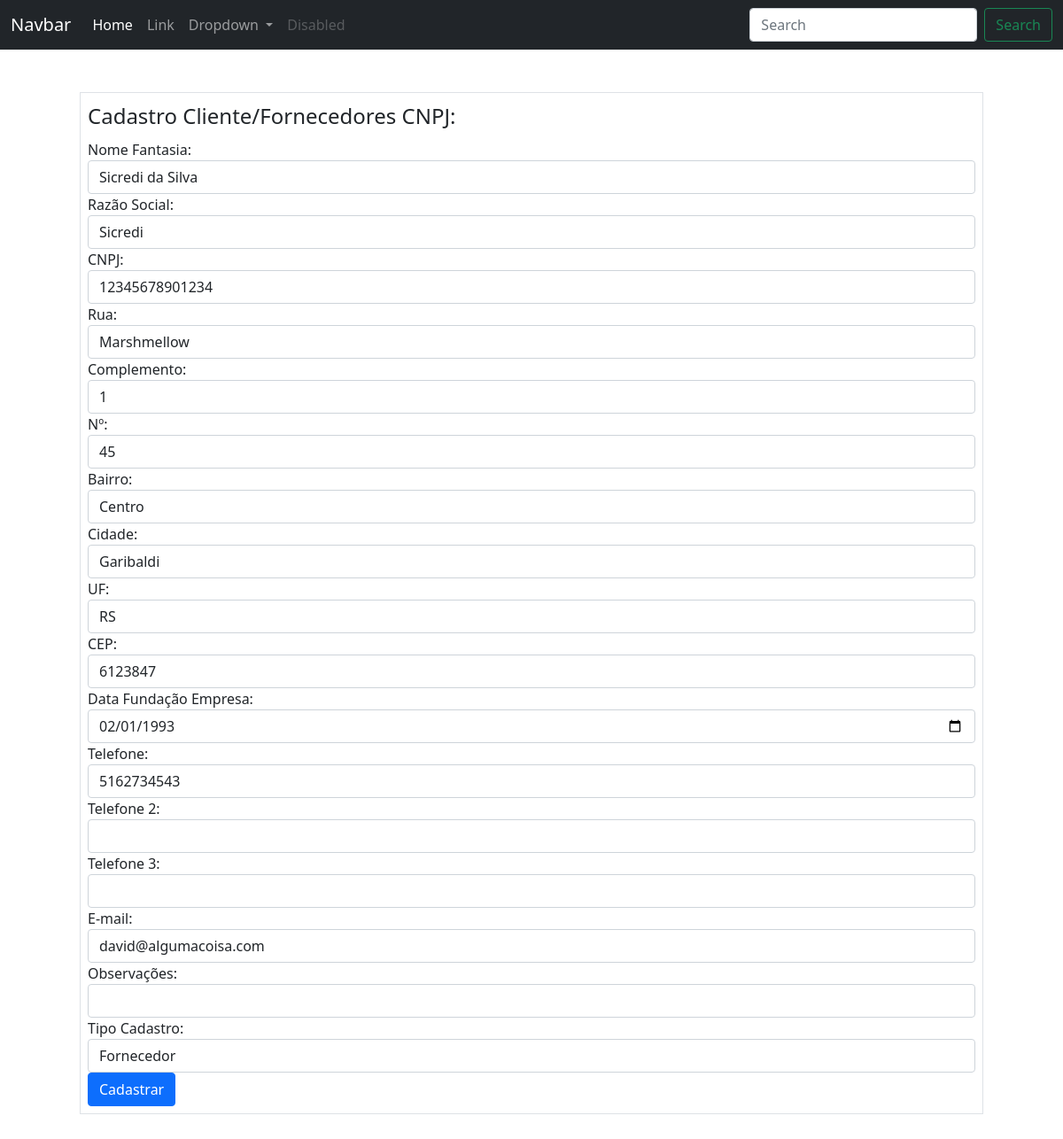
The app's page /clientesfornecedores/cnpj/1/edicao (signed in) with its own data.
### ERP/models.py (models this page shows, shortened)
class ClientesFornecedores(database.Model):
    __tablename__ ='clientes_fornecedores'
    id = database.Column(database.Integer, primary_key=True)
    nome_fantasia = database.Column(database.String(500))
    razao_social = database.Column(database.String(500))
    cnpj = database.Column(database.String(20), unique=True)
    rua = database.Column(database.String(100))
    complemento = database.Column(database.String(70))
    nro = database.Column(database.String(20))
    bairro = database.Column(database.String(70))
    cidade = database.Column(database.String(70))
    uf = database.Column(database.String(2))
    cep = database.Column(database.String(15))
    data_fundacao = database.Column(database.DateTime)
    cpf = database.Column(database.String(20), unique=True)
    nome = database.Column(database.String(100))
    telefone = database.Column(database.String(20))
    telefone2 = database.Column(database.String(20))
    telefone3 = database.Column(database.String(20))
    email = database.Column(database.String(100))
    data_aniversario = database.Column(database.DateTime)
    obs = database.Column(database.Text)
    data_cadastro = database.Column(database.DateTime, default=datetime.utcnow())
    tipo_cadastro = database.Column(database.Integer, database.ForeignKey('tipos_cadastro.id'), nullable=False)
    id_usuario_cadastro = database.Column(database.Integer, database.ForeignKey('usuarios.id'), nullable=False)

### ERP/routes.py (the view, shortened to what this page needs)
@app.route('/clientesfornecedores/<tipo_emp>/<cliente_fornecedor_id>/edicao', methods=['GET', 'POST'])
@login_required
def edicao_clientes_fornecedores(tipo_emp, cliente_fornecedor_id):
    cliente_fornecedor = ClientesFornecedores.query.get_or_404(cliente_fornecedor_id)
    if tipo_emp == 'cnpj':
        form = FormCadastroCNPJ(obj=cliente_fornecedor)
        form.tipo_cadastro.choices = [(tipo.id, tipo.nome_tipo) for tipo in TiposCadastros.query.all()]
        return render_template('cadastro_cnpj.html', form=form)

### ERP/routes.py (called while the page is built)
@login_manager.user_loader
def load_user(user_id):
    return Usuarios.query.get(int(user_id))

### ERP/templates/cadastro_cnpj.html (shortened to what this page needs)
{% include 'base.html' %}
{% block content %}
    <div class="container">
        <form method='POST' action="" class="border m-5 p-2">
            <legend>Cadastro Cliente/Fornecedores CNPJ:</legend>
            <fieldset>
                <div class="form-group">
                    {{ form.nome_fantasia.label(class="form-control-label") }}
                    {{ form.nome_fantasia(class="form-control") }}
                </div>
                <div class="form-group">
                    {{ form.razao_social.label(class="form-control-label") }}
                    {{ form.razao_social(class="form-control") }}
                </div>
                <div class="form-group">
                    {{ form.cnpj.label(class="form-control-label") }}
                    {% if form.cnpj.errors %}
                        {{ form.cnpj(class="form-control is-invalid") }}
                        <div class="invalid_feedback">
                            {% for erro in form.cnpj.errors %}
                                {{ erro }}
                            {% endfor %}
                        </div>
                        {% else %}
                            {{ form.cnpj(class="form-control") }}
                        {% endif %}
                </div>
                <div class="form-group">
                    {{ form.rua.label(class="form-control-label") }}
                    {{ form.rua(class="form-control") }}
                </div>
                <div class="form-group">
                    {{ form.complemento.label(class="form-control-label") }}
                    {{ form.complemento(class="form-control") }}
                </div>
                <div class="form-group">
                    {{ form.nro.label(class="form-control-label") }}
                    {{ form.nro(class="form-control") }}
                </div>
                <div class="form-group">
                    {{ form.bairro.label(class="form-control-label") }}
                    {{ form.bairro(class="form-control") }}
                </div>
                <div class="form-group">
                    {{ form.cidade.label(class="form-control-label") }}
                    {{ form.cidade(class="form-control") }}
                </div>
                <div class="form-group">
                    {{ form.uf.label(class="form-control-label") }}
                    {{ form.uf(class="form-control") }}
                </div>
                <div class="form-group">
                    {{ form.cep.label(class="form-control-label") }}
                    {{ form.cep(class="form-control") }}
                </div>
                <div class="form-group">
                    {{ form.data_fundacao.label(class="form-control-label") }}
                    {{ form.data_fundacao(class="form-control") }}
                </div>
                <div class="form-group">
                    {{ form.telefone.label(class="form-control-label") }}
                    {{ form.telefone(class="form-control") }}
                </div>
                <div class="form-group">
                    {{ form.telefone2.label(class="form-control-label") }}
                    {{ form.telefone2(class="form-control") }}
                </div>
                <div class="form-group">
                    {{ form.telefone3.label(class="form-control-label") }}
                    {{ form.telefone3(class="form-control") }}
                </div>
                <div class="form-group">
                    {{ form.email.label(class="form-control-label") }}
                    {{ form.email(class="form-control") }}
                </div>
                <div class="form-group">
                    {{ form.obs.label(class="form-control-label") }}
                    {{ form.obs(class="form-control") }}
                </div>
                <div class="form-group">
                    {{ form.tipo_cadastro.label(class="form-control-label") }}
                    {{ form.tipo_cadastro(class="form-control") }}
                </div>
                <div class="form-group">
                    {{ form.botao_submit(class="btn btn-primary") }}
                </div>
            </fieldset>
        </form>
    </div>
{% endblock %}

### records on screen
ClientesFornecedores: nome_fantasia "Sicredi da Silva", razao_social "Sicredi", cnpj "12345678901234", rua "Marshmellow", complemento "1", nro "45", bairro "Centro", cidade "Garibaldi", uf "RS", cep "6123847", data_fundacao "02/01/1993", telefone "5162734543", email "david@algumacoisa.com", tipo_cadastro "Fornecedor"
